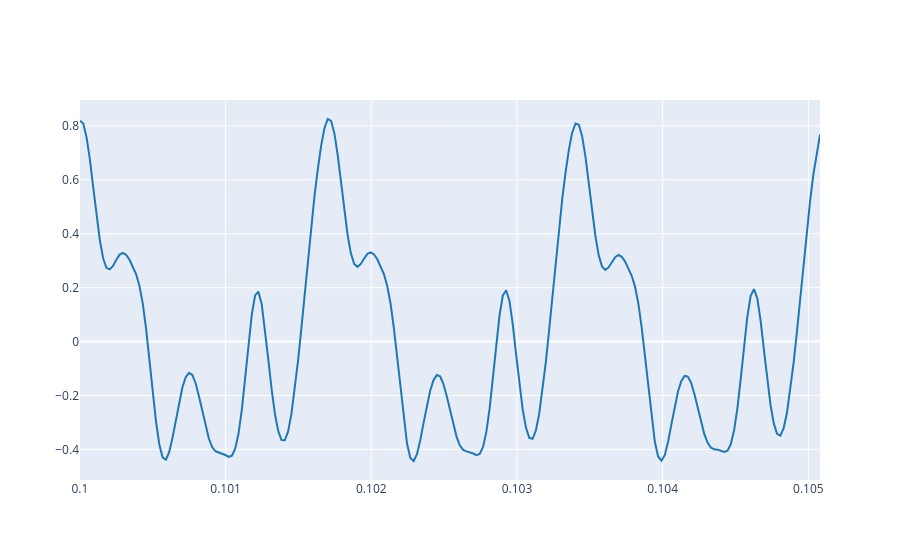

Notebook cell for this chart:
### Markdown cell above
2.3. Plot three periods of the signal using the `plot_signals` function and selecting `t_start` and `t_end` arguments accordingly. Try to get the first periods of the audio signal but avoiding the attack section.

### Code cell
# Write the code here
t_start = 0.1
t_end = t_start + 3*T

plot_signals(ref, fs, t_start=t_start, t_end=t_end)

### Figure 1 — Plotly figure (JSON) as saved in the notebook; plotly's stock layout.template omitted (floating-point values rounded to 4 significant figures; data arrays with more than 128 entries replaced by an {"elided": "..."} marker saying what was removed)
{"data": [{"line": {"color": "#1f77b4", "shape": "linear"}, "mode": "lines", "name": "audio signal 0", "type": "scatter", "x": {"elided": "225 float values"}, "y": {"elided": "225 float values"}}], "layout": {}}
